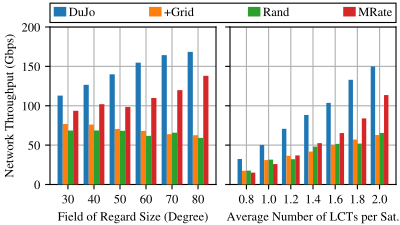

Generate this figure with Python:
import os

import matplotlib.pyplot as plt
import numpy as np

#create a figure with (2,1) subplots
FONT_SIZE = 9
fig_width_px = 400
fig_height_px = 225
dpi = 100  # Typical screen DPI, adjust if necessary
fig_width_in = fig_width_px / dpi
fig_height_in = fig_height_px / dpi

plt.rcParams.update({
    # --- make every normal string use Times or the best fall-back ----
    'font.family' : 'serif',
    'font.serif'  : ['Times New Roman', 'Times', 'Nimbus Roman', 'STIXGeneral'],
    # --- keep your existing sizing rules ----------------------------
    'font.size'        : FONT_SIZE,
    'axes.titlesize'   : FONT_SIZE,
    'axes.labelsize'   : FONT_SIZE,
    'xtick.labelsize'  : FONT_SIZE,
    'ytick.labelsize'  : FONT_SIZE,
    'legend.fontsize'  : FONT_SIZE,
})
plt.rc('mathtext', fontset='cm')


current_dir = os.path.dirname(os.path.abspath(__file__))

# Plot the data
fig, axs_list = plt.subplots(1,2)
fig.set_size_inches(fig_width_in, fig_height_in)  # 3.5 inches width, height adjusted to maintain aspect ratio



results_file = "/home/zhouyou/leo-sat-flow/sim_alg_v1_res/test_dual_optimization_starlink_1000_varying_for/test_dual_optimization_starlink_1000_varying_for-2025-July-31-20-51-49-ail/res.csv"
name = ["DuJo","+Grid","Rand","MRate"]
data = np.genfromtxt(results_file, delimiter=',')
markers = ['o', 's', 'D', '^', 'v', 'x', '*']
axs = axs_list[0]
data = -data[:6, [4,5,7,6]]  # Select the relevant columns and negate them
bar_width = 0.4
bars = []
index = np.arange(data.shape[0])*2
for i in range(data.shape[1]):
    b = axs.bar(index + (i -1.5)* bar_width, data[:, i], bar_width, label=name[i], zorder=3)
    bars.append(b)
axs.set_position([0.125, 0.18, 0.415, 0.7])
axs.set_ylabel(r"Network Throughput (Gbps)")
axs.set_yticks([0, 50, 100, 150, 200])
axs.set_yticklabels([0, 50, 100, 150, 200])
axs.set_xlabel(r"Field of Regard Size (Degree)")
axs.set_xticks(index)
axs.set_xticklabels(["30", "40", "50", "60", "70", "80"])
axs.grid(True, zorder=0)


results_file = "/home/zhouyou/leo-sat-flow/sim_alg_v1_res/test_dual_optimization_mixed_constellation_lct_failure_rate/test_dual_optimization_mixed_constellation_lct_failure_rate-2025-July-23-20-18-16-ail/res.csv"
name = ["DuJo","+Grid","Rand","MRate"]
data = np.genfromtxt(results_file, delimiter=',')
markers = ['o', 's', 'D', '^', 'v', 'x', '*']
axs = axs_list[1]
data = -data[:, [4,5,7,6]]  # Select the relevant columns and negate them
bar_width = 0.4
bars = []
index = np.arange(data.shape[0])*2
for i in range(data.shape[1]):
    b = axs.bar(index + (i -1.5)* bar_width, data[::-1, i], bar_width, label=name[i], zorder=3)
    bars.append(b)
axs.set_position([0.575, 0.18, 0.415, 0.7])
# axs.set_ylabel(r"Network Throughput (Gbps)")
axs.set_yticks([0, 50, 100, 150, 200])
axs.set_yticklabels([])

axs.set_xlabel(r"Average Number of LCTs per Sat.")
axs.set_xticks(index)
axs.set_xticklabels(["0.8", "1.0", "1.2", "1.4", "1.6", "1.8", "2.0"])
axs.grid(True, zorder=0)

leg = fig.legend(bars, name ,fontsize=FONT_SIZE, loc='lower left', bbox_to_anchor=(0.125, 0.9, 0.865, 0.125), mode="expand",ncol = 4 ,borderaxespad=0.,handlelength=1, handleheight= 0.8, handletextpad=0.2, 
frameon=True,          # draw a frame
fancybox=False,        # <-- square corners (like MATLAB)
edgecolor='black',     # black  frame edge
facecolor='white',     # white background
framealpha=1,          # fully opaque
borderpad=0.3,         # tight inner padding (font-size units)
labelspacing=0.2,      # tight vertical space between rows
)   
leg.get_frame().set_linewidth(0.8)  # MATLAB-thin border
# fig.add_artist(leg)

# leg = plt.legend(lines2, [r"$\beta=$"+f"{0.1+0.2*i:.1f}" for i in range(5)] ,fontsize=FONT_SIZE, loc='lower left', bbox_to_anchor=(0.125, 0.8, 0.7, 0.3), mode="expand",ncol = 3 ,borderaxespad=0.,handlelength=1, handleheight= 0.8, handletextpad=0.2, 
# frameon=True,          # draw a frame
# fancybox=False,        # <-- square corners (like MATLAB)
# edgecolor='black',     # black  frame edge
# facecolor='white',     # white background
# framealpha=1,          # fully opaque
# borderpad=0.5,         # tight inner padding (font-size units)
# labelspacing=0.1,      # tight vertical space between rows
# )   
# leg.get_frame().set_linewidth(0.8)  # MATLAB-thin border
# axs.add_artist(leg)

# Save the figure as a PDF
print("Saving figure to:", current_dir)
output_path = os.path.join(current_dir, os.path.splitext(os.path.basename(__file__))[0]) + '.pdf'

fig.savefig(output_path, format='pdf', pad_inches=0.)
